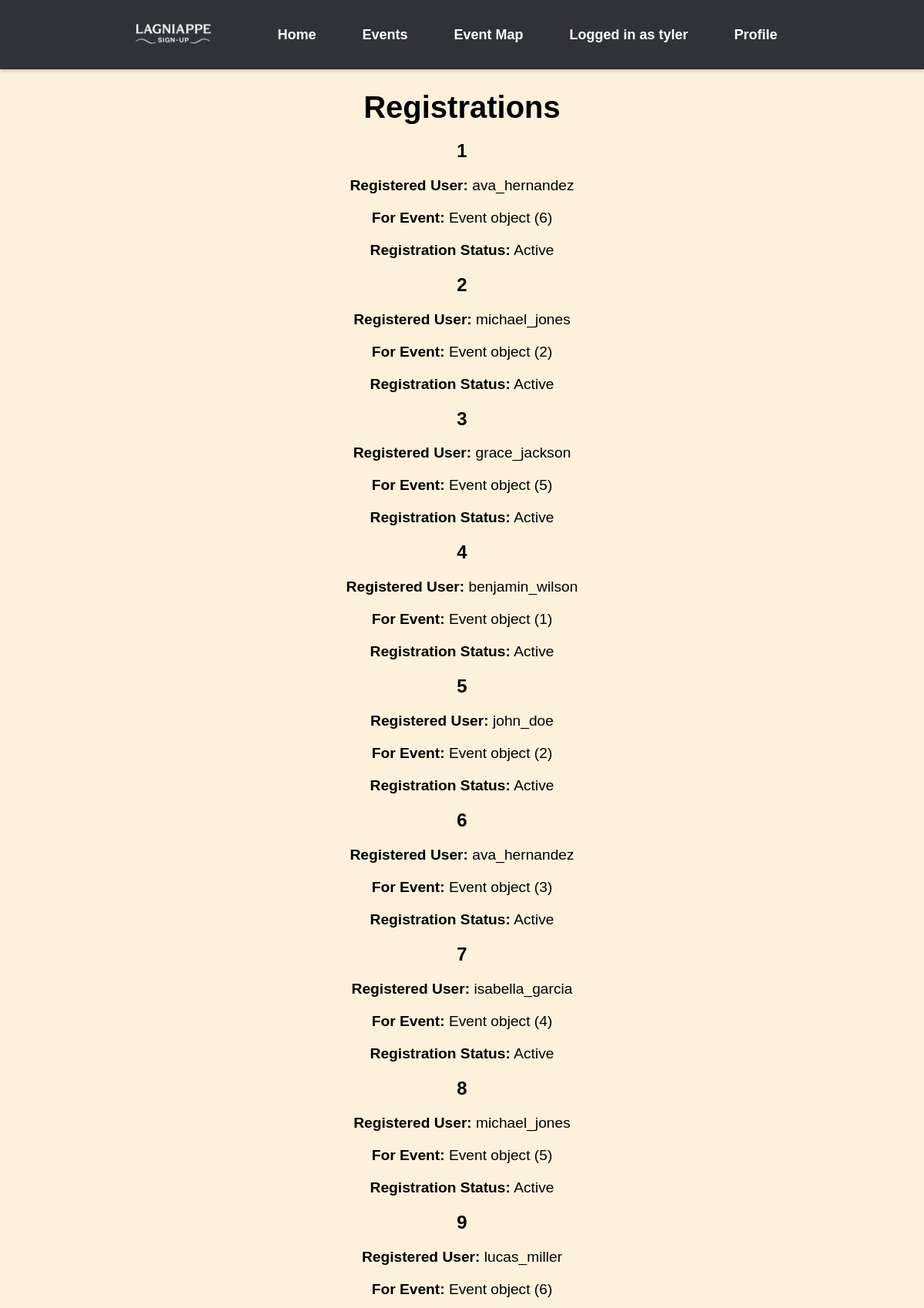
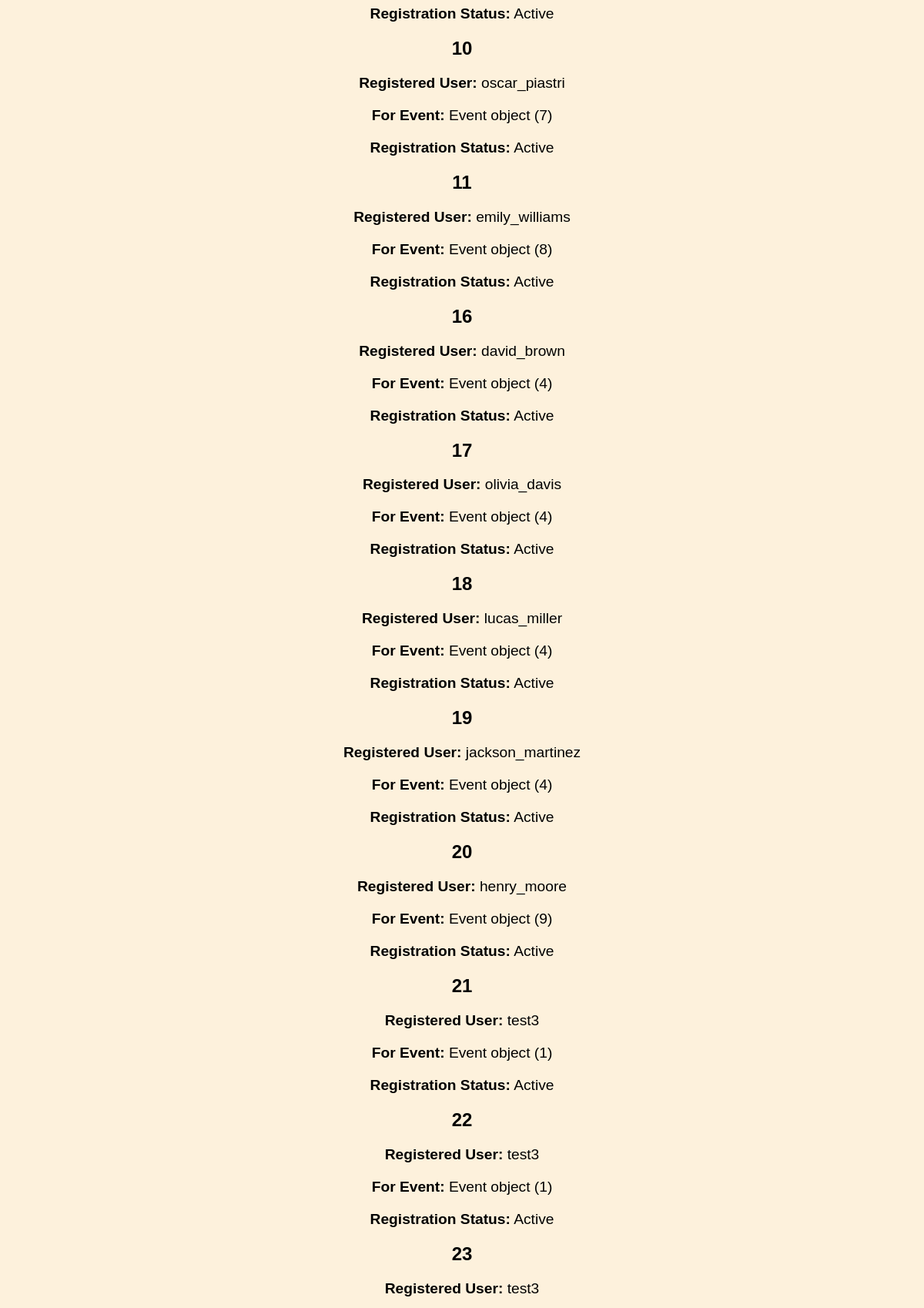
Page /registration/list (signed in, upper part) on the committed database (2 pictures, top to bottom).
### events/models.py (models this page shows)
class Users(AbstractUser): # AbstractUser comes with a whole bunch of attributes
    UserID = models.AutoField(("userID"), primary_key=True) # autofield automatically increments an int as a new row is created
    groups = models.ManyToManyField(
        'auth.Group',
        related_name='event_users',  # Custom related_name for reverse accessor
        blank=True
    )
    user_permissions = models.ManyToManyField(
        'auth.Permission',
        related_name='event_user_permissions',  # Custom related_name for reverse accessor
        blank=True
    )

class Registration(models.Model):
    RegistrationID = models.AutoField(("registrationID"), primary_key=True)
    UserID = models.ForeignKey(Users, on_delete=models.CASCADE)
    EventID = models.ForeignKey(Event, on_delete=models.CASCADE)
    RegistrationStatus = models.BooleanField(("registrationstatus"), default=True)
    RegistrationDate = models.DateTimeField(("registrationdate"), auto_now_add=True)

class Event(models.Model):
    EventID = models.AutoField(("eventID"), primary_key=True)
    OrganizerID = models.ForeignKey(Users, on_delete=models.CASCADE)
    CategoryID = models.ForeignKey(Category, on_delete=models.CASCADE)
    Title = models.CharField(("title"), max_length=100)
    Description = models.CharField(("description"), max_length=500)
    Location = models.CharField(("location"), max_length=100)
    DateTime = models.DateTimeField(("datetime"), null=True)
    EventStatus = models.BooleanField(("eventstatus"), default=True)

### lagniappe_signup/views.py (the view)
# urls.py: path('registration/list', views.list_reg.as_view(), name="registration-list"),
class list_reg(ListView):
    model = Registration
    template_name = "registration_list.html"
    context_object_name = "registrations"
    paginate = 20

### templates/registration_list.html (shortened to what this page needs)
{% extends "base.html" %}
{% block content %}
  <h1>Registrations</h1>
  {% if registrations %}
    <ul style="list-style-type: none; padding-left: 0;">
      {% for r in registrations %}
        <li>
          <h2>{{ r.RegistrationID }}</h2>
          <p><strong>Registered User:</strong> {{ r.UserID }}</p>
          <p><strong>For Event:</strong> {{ r.EventID }}</p>
          <p><strong>Registration Status:</strong> {% if r.RegistrationStatus %}Active{% else %}Inactive{% endif %}</p>
        </li>
      {% endfor %}
    </ul>
  {% else %}
    <p>No registrations registered.</p>
  {% endif %}
{% endblock %}

### templates/headBanner.html (shortened to what this page needs)
{% load static %}
<!DOCTYPE html>
<html lang="en">
<head>
    <link rel="stylesheet" href="{% static 'css/style.css' %}">
</head>
<body>
    <nav class="top-banner" style="height: 60px; width: 100%; background-color: #2f3337;">
        <div class="nav-container" style="
            display: flex;
            align-items: center;
            height: 100%;
            padding: 0 20px 0 0;  /* ✅ No left padding */
            box-sizing: border-box;
        ">
            <div class="nav-logo" style="
                margin-left: 0;
                margin-right: 60px;
                display: flex;
                align-items: center;
                padding-left: 10px;  /* ✅ Small padding to prevent touching the edge */
            ">
                <img src="{% static 'images/LSU_white.png' %}"
                     alt="Lagniappe Logo"
                     style="height: 120px; width: auto;">
            </div>
            <ul class="nav-links" style="
                display: flex;
                gap: 30px;
                list-style: none;
                padding: 0;
                margin: 0;
            ">
                <li><a href="{% url 'home' %}">Home</a></li>
                <li><a href="{% url 'event-list' %}">Events</a></li>
                <li><a href="{% url 'map' %}">Event Map</a></li>
                {% if user.is_authenticated %}
                    <li><a>Logged in as {{ user.username }}</a></li>
                    <li><a href="{% url 'profile' user.UserID %}">Profile</a></li>
                {% else %}
                    <li><a href="{% url 'signin' %}">Sign In</a></li>
                {% endif %}
            </ul>
        </div>
    </nav>
</body>
</html>

### static/css/style.css (style rules this page uses)
body { background-color: #fdf1dc; font-family: Arial, sans-serif; text-align: center; }
h1 { font-size: 2.5rem; font-weight: bold; margin-bottom: 10px; }
p { font-size: 1.2rem; margin-bottom: 20px; }
.top-banner { background-color: #343a40; padding: 15px 0; text-align: center; box-shadow: 0 2px 5px rgba(0, 0, 0, 0.2); }
.nav-container { display: flex; justify-content: center; align-items: center; }
.nav-links { list-style: none; padding: 0; margin: 0; display: flex; }
.nav-links li { margin: 0 15px; }
.nav-links li a { text-decoration: none; color: white; font-size: 18px; font-weight: bold; transition: color 0.3s ease; }

### templates/headBanner.html (style rules this page uses)
html, body { margin: 0; padding: 0; }

### rows in the picture
Users: username "tyler"
Registration: RegistrationID "1", UserID "ava_hernandez", EventID "Event object (6)", RegistrationStatus "Active"
Registration: RegistrationID "2", UserID "michael_jones", EventID "Event object (2)", RegistrationStatus "Active"
Registration: RegistrationID "3", UserID "grace_jackson", EventID "Event object (5)", RegistrationStatus "Active"
Registration: RegistrationID "4", UserID "benjamin_wilson", EventID "Event object (1)", RegistrationStatus "Active"
Registration: RegistrationID "5", UserID "john_doe", EventID "Event object (2)", RegistrationStatus "Active"
Registration: RegistrationID "6", UserID "ava_hernandez", EventID "Event object (3)", RegistrationStatus "Active"
Registration: RegistrationID "7", UserID "isabella_garcia", EventID "Event object (4)", RegistrationStatus "Active"
Registration: RegistrationID "8", UserID "michael_jones", EventID "Event object (5)", RegistrationStatus "Active"
Registration: RegistrationID "9", UserID "lucas_miller", EventID "Event object (6)", RegistrationStatus "Active"
Registration: RegistrationID "10", UserID "oscar_piastri", EventID "Event object (7)", RegistrationStatus "Active"
Registration: RegistrationID "11", UserID "emily_williams", EventID "Event object (8)", RegistrationStatus "Active"
Registration: RegistrationID "16", UserID "david_brown", EventID "Event object (4)", RegistrationStatus "Active"
Registration: RegistrationID "17", UserID "olivia_davis", EventID "Event object (4)", RegistrationStatus "Active"
Registration: RegistrationID "18", UserID "lucas_miller", EventID "Event object (4)", RegistrationStatus "Active"
Registration: RegistrationID "19", UserID "jackson_martinez", EventID "Event object (4)", RegistrationStatus "Active"
Registration: RegistrationID "20", UserID "henry_moore", EventID "Event object (9)", RegistrationStatus "Active"
Registration: RegistrationID "21", UserID "test3", EventID "Event object (1)", RegistrationStatus "Active"
Registration: RegistrationID "22", UserID "test3", EventID "Event object (1)", RegistrationStatus "Active"
Registration: RegistrationID "23", UserID "test3"
